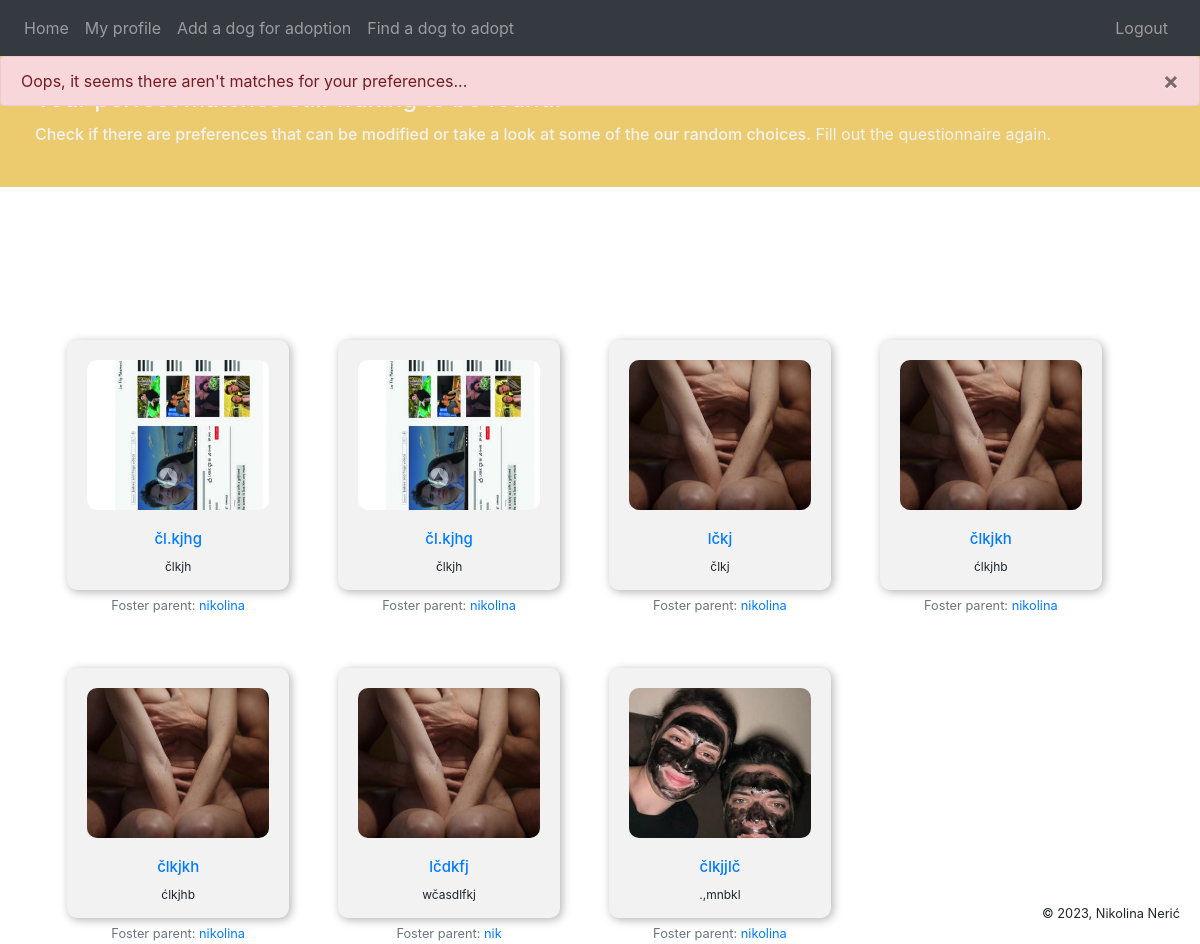
Page /matches (signed in) on the earlier database version.
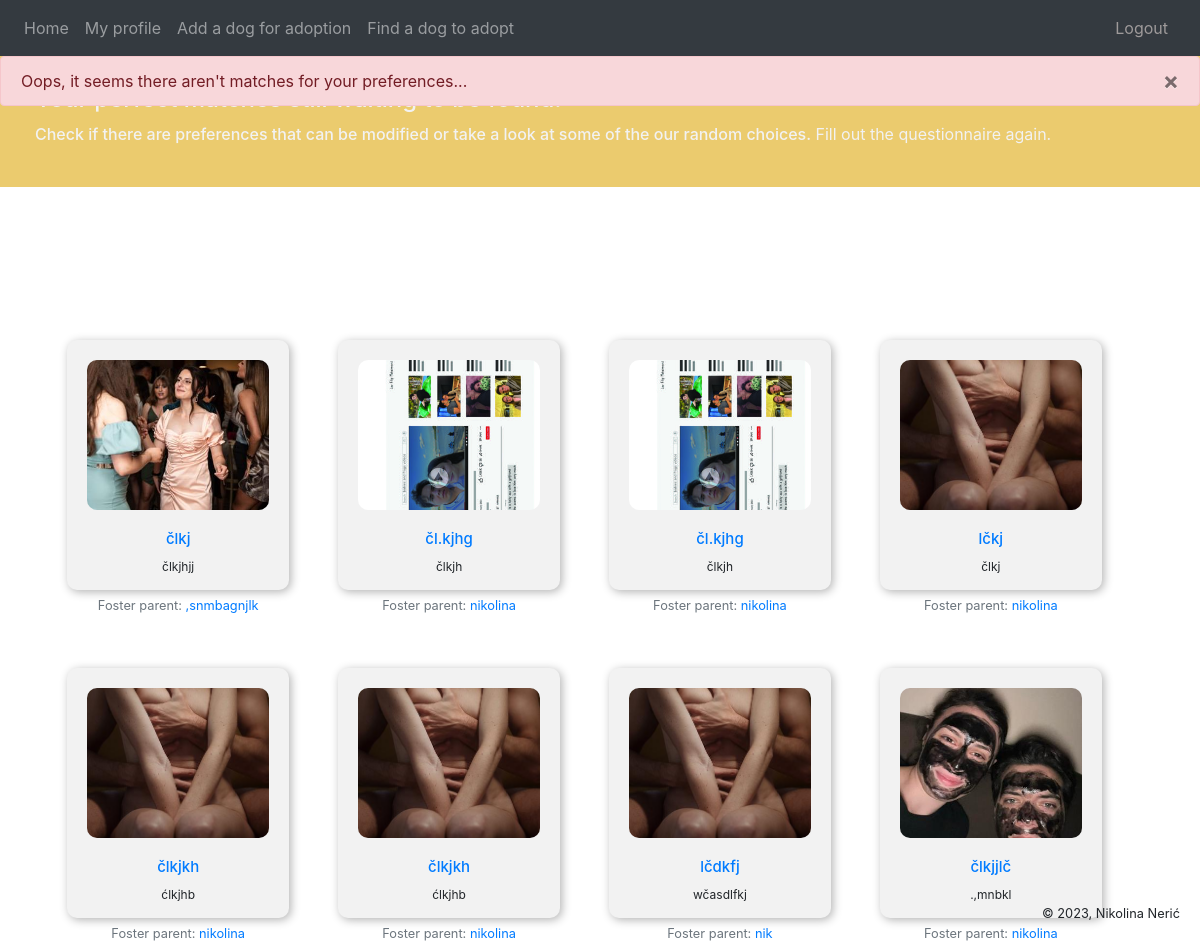
Same page on the later database version.
### website/models.py (models this page shows, shortened)
class Note(db.Model):
    id = db.Column(db.Integer, primary_key = True)
    title = db.Column(db.String(150))
    data = db.Column(db.String(10000))
    image_file = db.Column(db.String(150), nullable=False)
    date_posted = db.Column(db.DateTime(timezone = True), default = func.now())
    user_id = db.Column(db.Integer, db.ForeignKey('user.id'))
    dog_info = db.relationship('DogInfo', backref = 'user', uselist = False)

class User(db.Model, UserMixin):
    id = db.Column(db.Integer, primary_key = True)
    email = db.Column(db.String(150), unique = True)
    password = db.Column(db.String(150))
    first_name = db.Column(db.String(150))
    image_file = db.Column(db.String(150), nullable=False, default='default.jpg')
    notes = db.relationship('Note', backref ='author', lazy = True)
    user_info = db.relationship('UserInfo', backref = 'info', uselist = False)

### website/views.py (the view)
@login_required
def show_matches(page = 1):
        user_info = UserInfo.query.filter_by(user_id = current_user.id).first()
        if not user_info:
            return redirect(url_for('user_info'))
        page = int(request.args.get('page', 1))
        prefered_breeds = (session.query(UserInfo.prefered_breed).filter(UserInfo.user_id == current_user.id).all())[0][0]['prefered_breed']
        print(prefered_breeds, 'rase')
        age_preference = (session.query(UserInfo.age_preference).filter(UserInfo.user_id == current_user.id).all())[0][0]['age_preference']
        print(age_preference)
        size_preference = (session.query(UserInfo.size_preference).filter(UserInfo.user_id == current_user.id).all())[0][0]['size_preference']
        color_preference = (session.query(UserInfo.color_preference).filter(UserInfo.user_id == current_user.id).all())[0][0]['color_preference']
        result = db.session.query(Note, DogInfo, UserInfo).join(DogInfo, Note.id == DogInfo.note_id)\
                .join(UserInfo, UserInfo.user_id == current_user.id, isouter=True)\
                .filter( UserInfo.user_id == current_user.id)\
                .filter(case(('all' not in age_preference, DogInfo.age.in_(age_preference)), else_= True))\
                .filter(case(('all' not in prefered_breeds, DogInfo.primary_breed.in_(prefered_breeds)), else_= True))\
                .filter(case((UserInfo.prefers_mixed_breed == False, DogInfo.mixed_breed == UserInfo.prefers_mixed_breed), else_= True))\
                .filter(case(('all' not in size_preference, DogInfo.size.in_(size_preference)), else_= True))\
                .filter(case(('all' not in color_preference, DogInfo.color.in_(color_preference)), else_= True))\
                .filter(case((UserInfo.coat_length_preference != 'all', DogInfo.coat_length == UserInfo.coat_length_preference), else_= True))\
                .filter(case((UserInfo.dog_with_children == True, UserInfo.dog_with_children == DogInfo.dog_with_children), else_= True))\
                .filter(case((UserInfo.dog_with_dogs == True, UserInfo.dog_with_dogs == DogInfo.dog_with_dogs),else_= True))\
                .filter(case((UserInfo.dog_with_cats == True, UserInfo.dog_with_cats == DogInfo.dog_with_cats), else_= True))\
                .filter(case((UserInfo.dog_with_sm_animals == True, UserInfo.dog_with_sm_animals == DogInfo.dog_with_sm_animals), else_= True))\
                .filter(case((UserInfo.dog_with_big_animals == True, UserInfo.dog_with_big_animals == DogInfo.dog_with_big_animals), else_= True))\
                .filter(case((UserInfo.special_need_dog == False, UserInfo.special_need_dog == DogInfo.special_need_dog), else_= True))\
                .filter(case((UserInfo.spay_needed == True, UserInfo.spay_needed == DogInfo.spayed), else_= True))\
                .filter(case((UserInfo.dog_in_house == False,and_(DogInfo.age != "puppy", DogInfo.size != 'small')), else_= True))\
                .filter(case((or_(UserInfo.yard == True , UserInfo.park == True), DogInfo.activity_level == UserInfo.activity_level),\
                   (and_(UserInfo.yard == False , UserInfo.park == False, UserInfo.activity_level == 'high'), DogInfo.activity_level != 'high'),\
                (and_(UserInfo.yard == False , UserInfo.park == False, UserInfo.activity_level != 'high'), UserInfo.activity_level == DogInfo.activity_level), else_= True))\
                .filter(Note.user_id != current_user.id)\
                .order_by(Note.date_posted.desc()).paginate(page=page, per_page=10)
        warning = None
        if not result.items:
            flash('Oops, it seems there aren\'t matches for your preferences...', category='error')
            warning = "Check if there are preferences that can be modified or take a look at some of the our random choices."
        else:
            if not result.items:
                warning = "If you would not keep a dog in the house and if there is no yard, then where would the dog live?\
                Please check your answers."
                flash('Oops, it seems there aren\'t matches for your preferences...', category='error')
        alternative_results = db.session.query(Note, DogInfo, UserInfo).join(DogInfo, Note.id == DogInfo.note_id)\
                .join(UserInfo, UserInfo.user_id == current_user.id, isouter=True)\
                .order_by(Note.date_posted.desc())\
                .filter( UserInfo.user_id == current_user.id).order_by(func.random()).limit(8)
        return render_template('show_matches.html', alternative_posts = alternative_results,warning = warning ,user = current_user, posts = result )

### website/templates/show_matches.html (shortened to what this page needs)
{% extends "base.html" %} {% block title %}Perfect matches{% endblock %}
    {% block content %}
        <div class="colored-strip">
          {% if warning %}
            <h4 text-align = "center">Your perfect matches still waiting to be found!</h1>
            <h6 text-align = "center" style="display: inline-block;">{{warning}}</h6>
            <a href="{{ url_for('edit_user_info')}}" class="link">Fill out the questionnaire again.</a>
          </div>
          <br>
          <br>
          <br>
          <br>
          <div style="margin-top: 6%;">
            {% for post in alternative_posts %}
              <div class="dog-card">
                <img src="{{ url_for('static', filename='profile_pics/' + post[0].image_file) }}" alt="dog" />
                <h2><a href="{{ url_for('post', post_id = post[0].id )}}">{{ post[0].title }} </a></h2>
                <p>{{ post[0].data }} </p>
                <small class="text-muted">Foster parent: <a href="{{ url_for('user', user_id = post[0].author.id )}}">{{ post[0].author.first_name }}</a></small>
              </div>
            {% endfor %}
          </div>
          {% endif %}
      {% endblock %}

Differences in the rows shown:
added Note: image_file (picture), title "člkj", data "člkjhjj", first_name ",snmbagnjlk"
